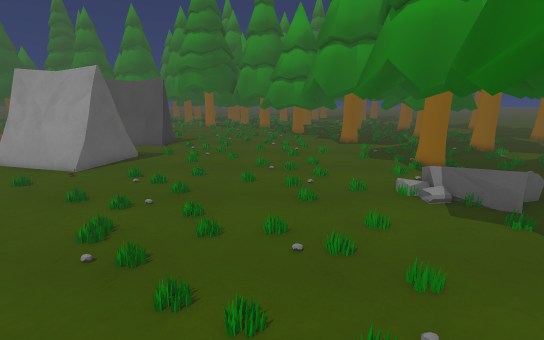
view 1 (above)

24 first-person views from a walk through a Unity game level. The camera is 1.5 m above the floor, tilts 14° down and sees 90° across. The floor is counted in squares, 0.5 m on a side. Each view is taken from the middle of a square. On the plan, view 1 faces up. The plan holds only what a view shows up to about 20 squares ahead; the rest is blank. The place goes on beyond the plan. The player character is not drawn.

view 2
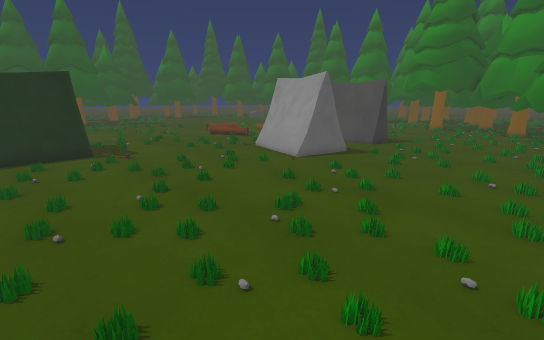

view 3
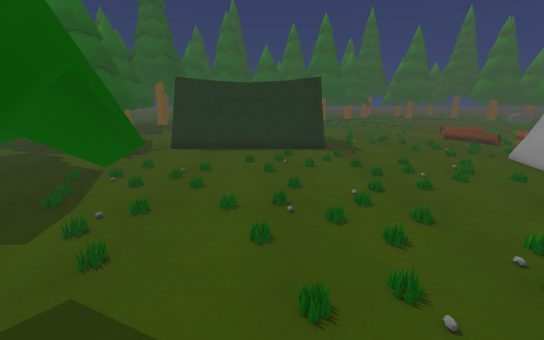

view 4
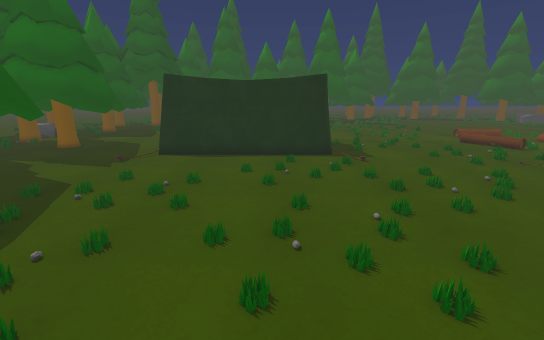

view 5
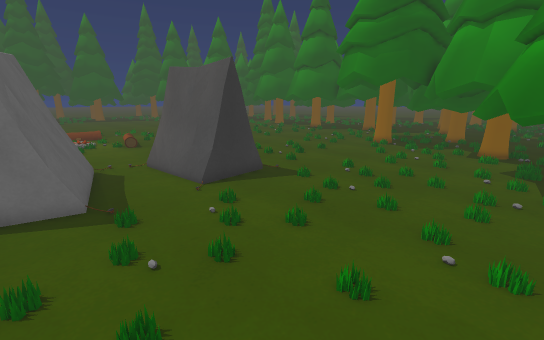

view 6
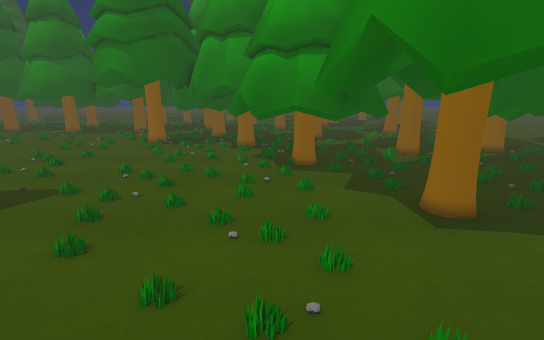

view 7
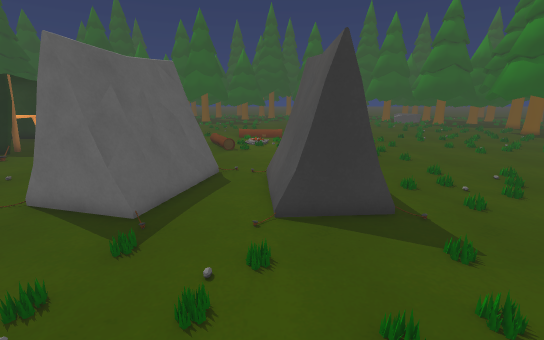

view 8
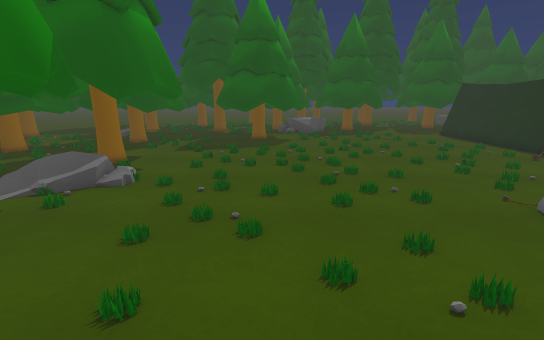

view 9
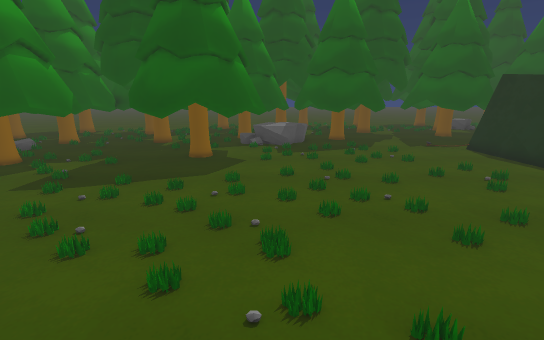

view 10
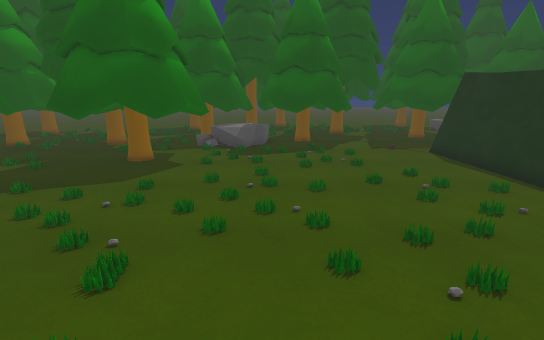

view 11
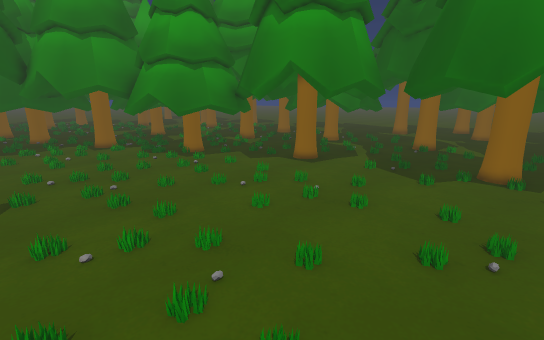

view 12
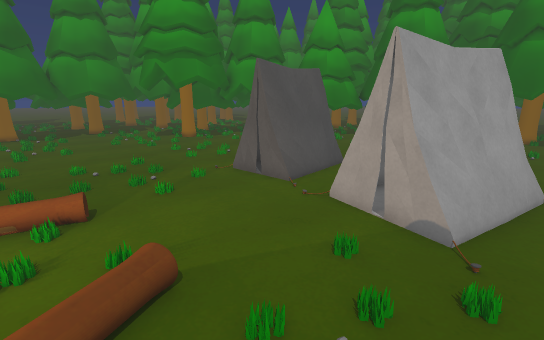

view 13
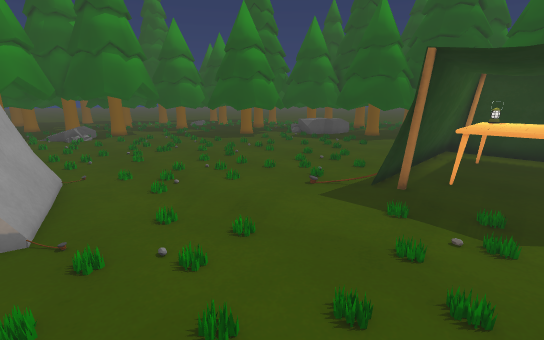

view 14
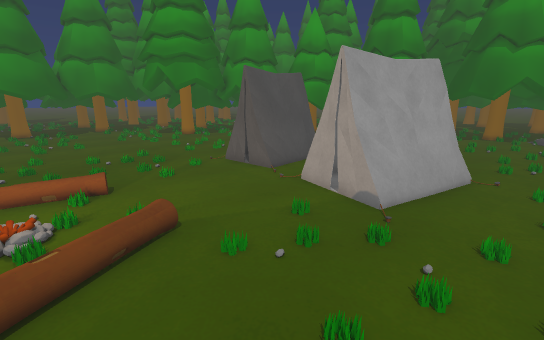

view 15
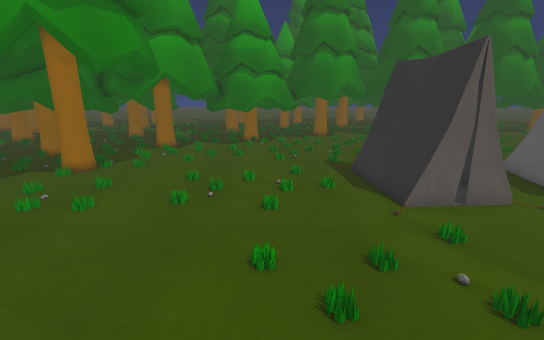

view 16
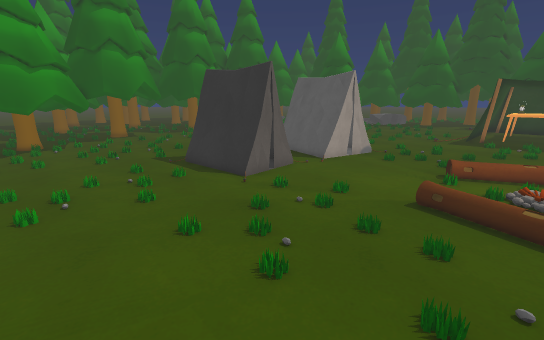

view 17
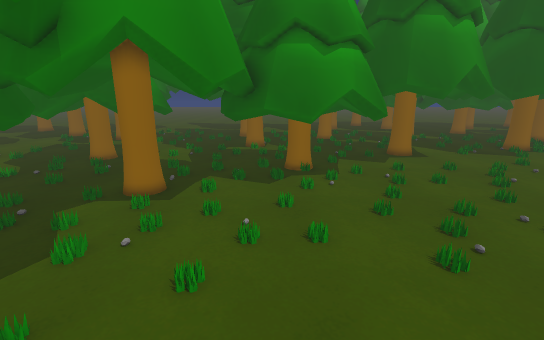

view 18
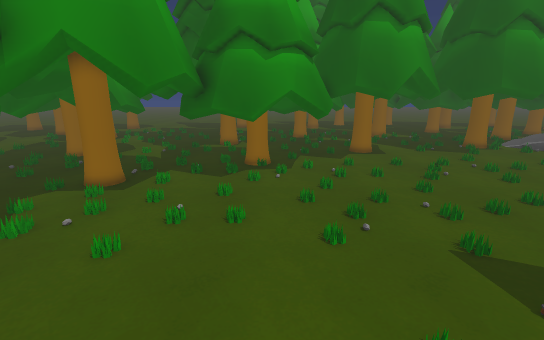

view 19
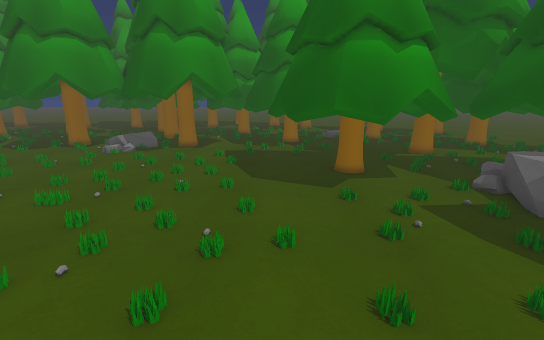

view 20
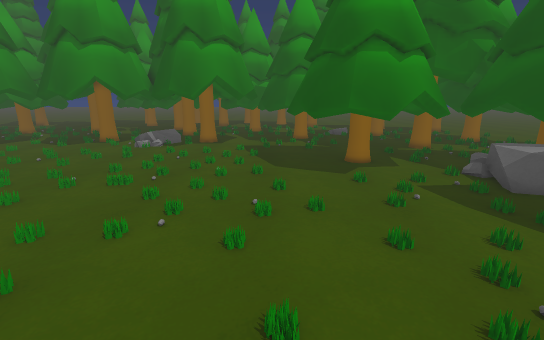

view 21
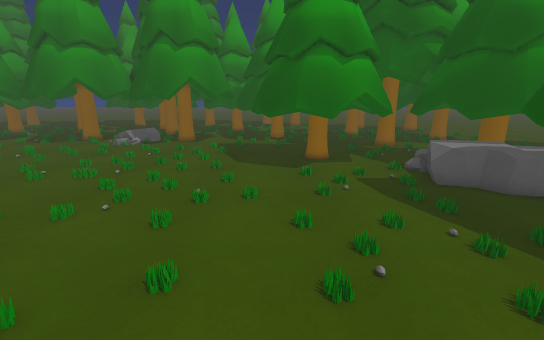

view 22
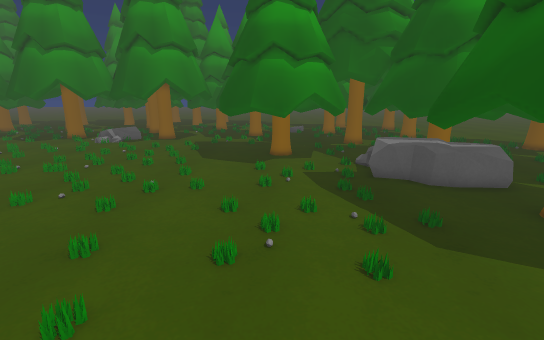

view 23
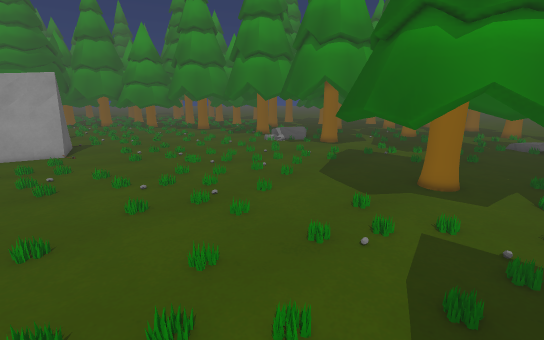

view 24
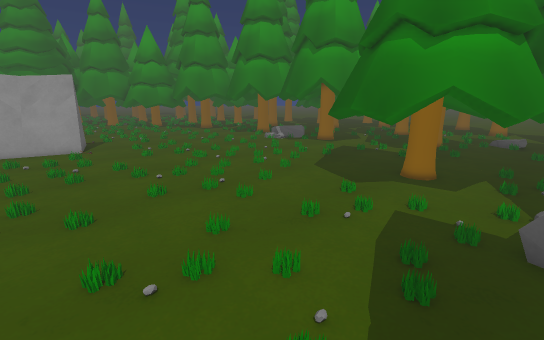

### Floor plan
Key: @ floor where view 1 was taken; # wall or solid block; x gap in a wall; . main floor; : floor 0.25 m higher than the main floor; + floor 0.5 m higher than the main floor; / step, stairs or slope; = window, fence, low wall or low ledge; T thing the floor can be seen under or through; O other object.
Columns run from 21 left of view 1 to 9 right of it. Each row starts with its distance up from view 1.
 35  ......  ....## .##.
 34  ............##.##..#
 33 ................##..##
 32 ......................
 31 ..................# .##
 30 ..................   #
 29 ....................#
 28 ....................##
 27 ....................##
 26 .....................#
 25 .....................##
 24 ......................#####
 23 ..............................
 22 .........OOOOO.........  ..# .
 21 O........OOOOO.........##.=##.
 20  .:......OOOOO................
 19  ........OOOOO...........#....
 18  ..........................
 17  ..........................x.
 16  .O.....OOOO.............. #.#
 15  .......OOOOOO............  ...
 14 ........OOOOOO..............=#.
 13 ........OOOOOO...........#..##.
 12 ...........OO...............##.
 11 ..........................
 10 ..........................##
  9 ..........................:+
  8 ..........................##
  7 ..........................
  6 ..........................
  5 .........................#
  4 ..........................
  3 ...#=.....................
  2 ...#=.....................#
  1 ####=.......................#
  0   ##=................@......#
 -1    #=..............#TTTT...##
 -2    #=.............### TTT..#
 -3    #=.............##     ..#
 -4    ##............##     T .##
 -5    ##............#T     T ..#
 -6    ##............/T    TT ..
 -7 #####.............TT  TT .....#
 -8  ...../....###..:.TT TT .....##
 -9  ........######====# T.......#
-10   #..... #   ####### # ..##..#

Positions as (right, up) in squares from view 1, and headings:
1: (0, 0), facing up
2: (1, 0), facing up-left
3: (1, 0), facing left
4: (-1, 0), facing left
5: (1, 14), facing up-left
6: (1, 14), facing up
7: (-1, 19), facing left
8: (-1, 19), facing down
9: (-4, 11), facing down
10: (-7, 10), facing down
11: (-6, 12), facing up-right
12: (-20, 12), facing up-right
13: (-21, 13), facing down-right
14: (-21, 10), facing up-right
15: (-20, 26), facing right
16: (-21, 29), facing down-right
17: (-10, 29), facing right
18: (-11, 27), facing right
19: (-12, -1), facing right
20: (-14, 0), facing right
21: (-15, -2), facing right
22: (-16, -4), facing right
23: (-11, -7), facing up-right
24: (-12, -8), facing up-right
